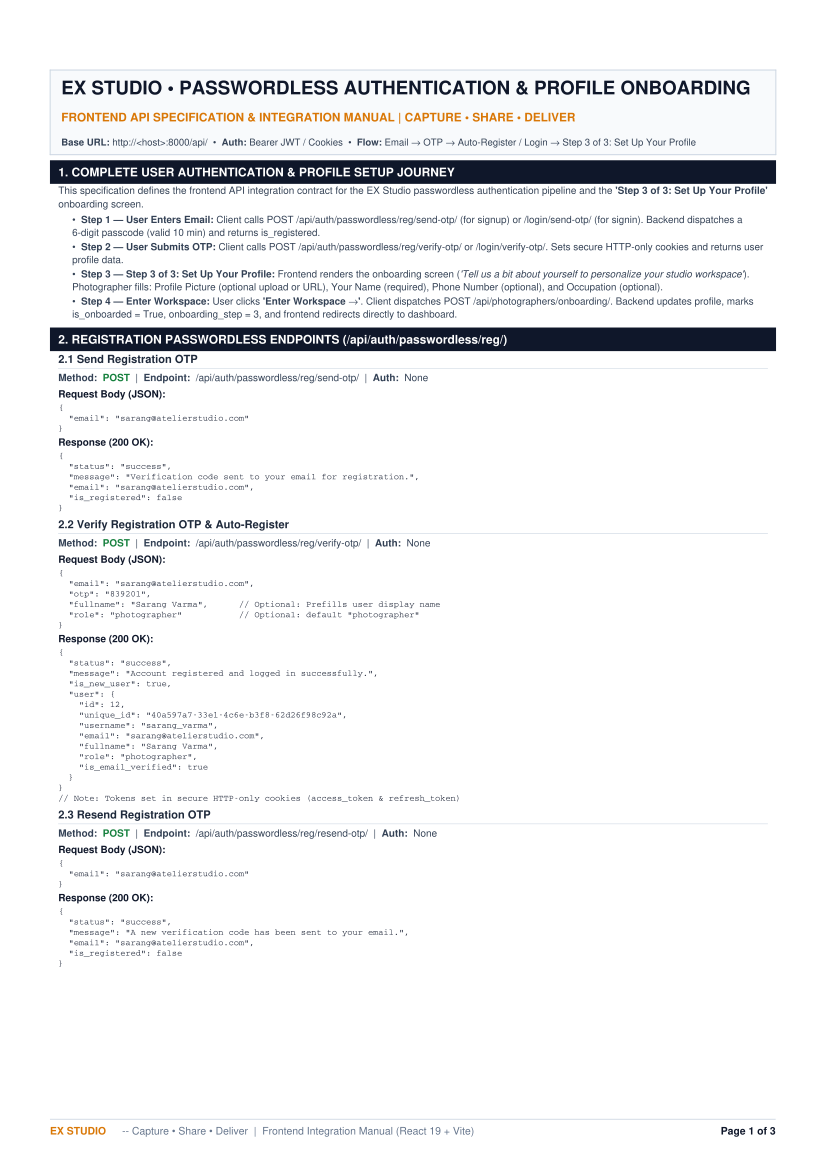

This figure's Python source:
import os
import sys
import html
from reportlab.lib.pagesizes import A4
from reportlab.lib import colors
from reportlab.lib.styles import getSampleStyleSheet, ParagraphStyle
from reportlab.platypus import (
    SimpleDocTemplate, Paragraph, Spacer, Preformatted, Table, TableStyle, HRFlowable, PageBreak
)
from reportlab.pdfgen import canvas

class NumberedCanvas(canvas.Canvas):
    """
    Two-pass canvas to dynamically compute and render total page count
    along with running header and footer.
    """
    def __init__(self, *args, **kwargs):
        super().__init__(*args, **kwargs)
        self._saved_page_states = []

    def showPage(self):
        self._saved_page_states.append(dict(self.__dict__))
        self._startPage()

    def save(self):
        num_pages = len(self._saved_page_states)
        for state in self._saved_page_states:
            self.__dict__.update(state)
            self.draw_decorations(num_pages)
            super().showPage()
        super().save()

    def draw_decorations(self, page_count):
        self.saveState()
        if self._pageNumber > 1:
            # Running Top Header
            self.setFont("Helvetica-Bold", 7.5)
            self.setFillColor(colors.HexColor("#0F172A"))
            self.drawString(36, 808, "EX STUDIO PHOTOGRAPHY")
            self.setFont("Helvetica", 7.5)
            self.setFillColor(colors.HexColor("#64748B"))
            self.drawString(160, 808, "|  Passwordless Auth & Profile Onboarding API Specification")
            
            self.setStrokeColor(colors.HexColor("#CBD5E1"))
            self.setLineWidth(0.6)
            self.line(36, 800, 559, 800)

        # Running Bottom Footer
        self.setStrokeColor(colors.HexColor("#CBD5E1"))
        self.setLineWidth(0.6)
        self.line(36, 36, 559, 36)
        
        self.setFont("Helvetica-Bold", 7.5)
        self.setFillColor(colors.HexColor("#D97706"))
        self.drawString(36, 25, "EX STUDIO")
        self.setFont("Helvetica", 7.5)
        self.setFillColor(colors.HexColor("#64748B"))
        self.drawString(88, 25, "-- Capture • Share • Deliver  |  Frontend Integration Manual (React 19 + Vite)")
        
        page_str = f"Page {self._pageNumber} of {page_count}"
        self.setFont("Helvetica-Bold", 7.5)
        self.setFillColor(colors.HexColor("#0F172A"))
        self.drawRightString(559, 25, page_str)
        self.restoreState()


def build_docs_pdf(pdf_path):
    doc = SimpleDocTemplate(
        pdf_path,
        pagesize=A4,
        leftMargin=36,
        rightMargin=36,
        topMargin=44,
        bottomMargin=44
    )

    styles = getSampleStyleSheet()

    style_cover_title = ParagraphStyle(
        'CoverTitle',
        fontName='Helvetica-Bold',
        fontSize=13.5,
        leading=16.5,
        textColor=colors.HexColor("#0F172A"),
        spaceAfter=2
    )
    style_cover_sub = ParagraphStyle(
        'CoverSub',
        fontName='Helvetica-Bold',
        fontSize=8.5,
        leading=11,
        textColor=colors.HexColor("#D97706"),
        spaceAfter=4
    )
    style_meta_badge = ParagraphStyle(
        'MetaBadge',
        fontName='Helvetica',
        fontSize=6.9,
        leading=9.5,
        textColor=colors.HexColor("#334155")
    )
    style_h1 = ParagraphStyle(
        'Heading1_Custom',
        fontName='Helvetica-Bold',
        fontSize=8.6,
        leading=11,
        textColor=colors.white,
        backColor=colors.HexColor("#0F172A"),
        borderPadding=(3, 6, 3, 6),
        spaceBefore=5,
        spaceAfter=3,
        keepWithNext=True
    )
    style_h2 = ParagraphStyle(
        'Heading2_Custom',
        fontName='Helvetica-Bold',
        fontSize=8,
        leading=10,
        textColor=colors.HexColor("#1E293B"),
        spaceBefore=3.5,
        spaceAfter=1.5,
        keepWithNext=True
    )
    style_normal = ParagraphStyle(
        'Normal_Custom',
        fontName='Helvetica',
        fontSize=7.2,
        leading=9.8,
        textColor=colors.HexColor("#334155"),
        spaceAfter=1.5
    )
    style_bullet = ParagraphStyle(
        'Bullet_Custom',
        fontName='Helvetica',
        fontSize=7.1,
        leading=9.3,
        textColor=colors.HexColor("#334155"),
        leftIndent=10,
        spaceAfter=1
    )
    style_code = ParagraphStyle(
        'Code_Custom',
        fontName='Courier',
        fontSize=6.2,
        leading=7.5,
        textColor=colors.HexColor("#0F172A"),
        backColor=colors.HexColor("#F8FAFC"),
        borderColor=colors.HexColor("#CBD5E1"),
        borderWidth=0.5,
        borderPadding=2.5,
        spaceBefore=1,
        spaceAfter=2
    )
    style_kv_label = ParagraphStyle(
        'KV_Label',
        fontName='Helvetica-Bold',
        fontSize=7.2,
        leading=9.2,
        textColor=colors.HexColor("#0F172A"),
        spaceBefore=2,
        spaceAfter=1,
        keepWithNext=True
    )

    story = []

    # ================= PAGE 1: OVERVIEW & REGISTRATION =================
    cover_table_data = [
        [Paragraph("EX STUDIO &bull; PASSWORDLESS AUTHENTICATION & PROFILE ONBOARDING", style_cover_title)],
        [Paragraph("FRONTEND API SPECIFICATION & INTEGRATION MANUAL  |  CAPTURE &bull; SHARE &bull; DELIVER", style_cover_sub)],
        [Paragraph("<b>Base URL:</b> http://&lt;host&gt;:8000/api/ &nbsp;&bull;&nbsp; <b>Auth:</b> Bearer JWT / Cookies &nbsp;&bull;&nbsp; <b>Flow:</b> Email &rarr; OTP &rarr; Auto-Register / Login &rarr; Step 3 of 3: Set Up Your Profile", style_meta_badge)]
    ]
    cover_table = Table(cover_table_data, colWidths=[523])
    cover_table.setStyle(TableStyle([
        ('BACKGROUND', (0,0), (-1,-1), colors.HexColor("#F8FAFC")),
        ('BOX', (0,0), (-1,-1), 0.7, colors.HexColor("#CBD5E1")),
        ('TOPPADDING', (0,0), (-1,-1), 4),
        ('BOTTOMPADDING', (0,0), (-1,-1), 4),
        ('LEFTPADDING', (0,0), (-1,-1), 8),
        ('RIGHTPADDING', (0,0), (-1,-1), 8),
    ]))
    story.append(cover_table)
    story.append(Spacer(1, 2))

    # SECTION 1: OVERVIEW & ARCHITECTURAL JOURNEY
    story.append(Paragraph("1. COMPLETE USER AUTHENTICATION & PROFILE SETUP JOURNEY", style_h1))
    story.append(Paragraph("This specification defines the frontend API integration contract for the EX Studio passwordless authentication pipeline and the <b>'Step 3 of 3: Set Up Your Profile'</b> onboarding screen.", style_normal))
    
    flow_steps = [
        "<b>Step 1 &mdash; User Enters Email:</b> Client calls <code>POST /api/auth/passwordless/reg/send-otp/</code> (for signup) or <code>/login/send-otp/</code> (for signin). Backend dispatches a 6-digit passcode (valid 10 min) and returns <code>is_registered</code>.",
        "<b>Step 2 &mdash; User Submits OTP:</b> Client calls <code>POST /api/auth/passwordless/reg/verify-otp/</code> or <code>/login/verify-otp/</code>. Sets secure HTTP-only cookies and returns user profile data.",
        "<b>Step 3 &mdash; Step 3 of 3: Set Up Your Profile:</b> Frontend renders the onboarding screen (<i>'Tell us a bit about yourself to personalize your studio workspace'</i>). Photographer fills: Profile Picture (optional upload or URL), Your Name (required), Phone Number (optional), and Occupation (optional).",
        "<b>Step 4 &mdash; Enter Workspace:</b> User clicks <b>'Enter Workspace &rarr;'</b>. Client dispatches <code>POST /api/photographers/onboarding/</code>. Backend updates profile, marks <code>is_onboarded = True</code>, <code>onboarding_step = 3</code>, and frontend redirects directly to dashboard."
    ]
    for s in flow_steps:
        story.append(Paragraph(f"&bull;&nbsp; {s}", style_bullet))
    story.append(Spacer(1, 2))

    # SECTION 2: REGISTRATION PASSWORDLESS ENDPOINTS
    story.append(Paragraph("2. REGISTRATION PASSWORDLESS ENDPOINTS (/api/auth/passwordless/reg/)", style_h1))
    
    # 2.1
    story.append(Paragraph("2.1 Send Registration OTP", style_h2))
    story.append(HRFlowable(width="100%", thickness=0.4, color=colors.HexColor("#CBD5E1"), spaceBefore=1, spaceAfter=2))
    story.append(Paragraph("<b>Method:</b> &nbsp;<font color='#15803D'><b>POST</b></font> &nbsp;|&nbsp; <b>Endpoint:</b> &nbsp;<code>/api/auth/passwordless/reg/send-otp/</code> &nbsp;|&nbsp; <b>Auth:</b> &nbsp;None", style_normal))
    story.append(Paragraph("<b>Request Body (JSON):</b>", style_kv_label))
    story.append(Preformatted("""{\n  "email": "sarang@atelierstudio.com"\n}""", style_code))
    story.append(Paragraph("<b>Response (200 OK):</b>", style_kv_label))
    story.append(Preformatted("""{
  "status": "success",
  "message": "Verification code sent to your email for registration.",
  "email": "sarang@atelierstudio.com",
  "is_registered": false
}""", style_code))

    # 2.2
    story.append(Paragraph("2.2 Verify Registration OTP & Auto-Register", style_h2))
    story.append(HRFlowable(width="100%", thickness=0.4, color=colors.HexColor("#CBD5E1"), spaceBefore=1, spaceAfter=2))
    story.append(Paragraph("<b>Method:</b> &nbsp;<font color='#15803D'><b>POST</b></font> &nbsp;|&nbsp; <b>Endpoint:</b> &nbsp;<code>/api/auth/passwordless/reg/verify-otp/</code> &nbsp;|&nbsp; <b>Auth:</b> &nbsp;None", style_normal))
    story.append(Paragraph("<b>Request Body (JSON):</b>", style_kv_label))
    story.append(Preformatted("""{
  "email": "sarang@atelierstudio.com",
  "otp": "839201",
  "fullname": "Sarang Varma",      // Optional: Prefills user display name
  "role": "photographer"           // Optional: default "photographer"
}""", style_code))
    story.append(Paragraph("<b>Response (200 OK):</b>", style_kv_label))
    story.append(Preformatted("""{
  "status": "success",
  "message": "Account registered and logged in successfully.",
  "is_new_user": true,
  "user": {
    "id": 12,
    "unique_id": "40a597a7-33e1-4c6e-b3f8-62d26f98c92a",
    "username": "sarang_varma",
    "email": "sarang@atelierstudio.com",
    "fullname": "Sarang Varma",
    "role": "photographer",
    "is_email_verified": true
  }
}
// Note: Tokens set in secure HTTP-only cookies (access_token & refresh_token)""", style_code))

    # 2.3
    story.append(Paragraph("2.3 Resend Registration OTP", style_h2))
    story.append(HRFlowable(width="100%", thickness=0.4, color=colors.HexColor("#CBD5E1"), spaceBefore=1, spaceAfter=2))
    story.append(Paragraph("<b>Method:</b> &nbsp;<font color='#15803D'><b>POST</b></font> &nbsp;|&nbsp; <b>Endpoint:</b> &nbsp;<code>/api/auth/passwordless/reg/resend-otp/</code> &nbsp;|&nbsp; <b>Auth:</b> &nbsp;None", style_normal))
    story.append(Paragraph("<b>Request Body (JSON):</b>", style_kv_label))
    story.append(Preformatted("""{\n  "email": "sarang@atelierstudio.com"\n}""", style_code))
    story.append(Paragraph("<b>Response (200 OK):</b>", style_kv_label))
    story.append(Preformatted("""{
  "status": "success",
  "message": "A new verification code has been sent to your email.",
  "email": "sarang@atelierstudio.com",
  "is_registered": false
}""", style_code))

    story.append(PageBreak())

    # ================= PAGE 2: LOGIN & UNIFIED ENDPOINTS =================
    story.append(Paragraph("3. LOGIN PASSWORDLESS ENDPOINTS (/api/auth/passwordless/login/)", style_h1))

    # 3.1
    story.append(Paragraph("3.1 Send Login OTP", style_h2))
    story.append(HRFlowable(width="100%", thickness=0.4, color=colors.HexColor("#CBD5E1"), spaceBefore=1, spaceAfter=2))
    story.append(Paragraph("<b>Method:</b> &nbsp;<font color='#15803D'><b>POST</b></font> &nbsp;|&nbsp; <b>Endpoint:</b> &nbsp;<code>/api/auth/passwordless/login/send-otp/</code> &nbsp;|&nbsp; <b>Auth:</b> &nbsp;None", style_normal))
    story.append(Paragraph("<b>Request Body (JSON):</b>", style_kv_label))
    story.append(Preformatted("""{\n  "email": "sarang@atelierstudio.com"\n}""", style_code))
    story.append(Paragraph("<b>Response (200 OK):</b>", style_kv_label))
    story.append(Preformatted("""{
  "status": "success",
  "message": "Verification code sent to your email for login.",
  "email": "sarang@atelierstudio.com",
  "is_registered": true
}""", style_code))

    # 3.2
    story.append(Paragraph("3.2 Verify Login OTP & Authenticate", style_h2))
    story.append(HRFlowable(width="100%", thickness=0.4, color=colors.HexColor("#CBD5E1"), spaceBefore=1, spaceAfter=2))
    story.append(Paragraph("<b>Method:</b> &nbsp;<font color='#15803D'><b>POST</b></font> &nbsp;|&nbsp; <b>Endpoint:</b> &nbsp;<code>/api/auth/passwordless/login/verify-otp/</code> &nbsp;|&nbsp; <b>Auth:</b> &nbsp;None", style_normal))
    story.append(Paragraph("<b>Request Body (JSON):</b>", style_kv_label))
    story.append(Preformatted("""{\n  "email": "sarang@atelierstudio.com",\n  "otp": "839201"\n}""", style_code))
    story.append(Paragraph("<b>Response (200 OK):</b>", style_kv_label))
    story.append(Preformatted("""{
  "status": "success",
  "message": "Login successful.",
  "is_new_user": false,
  "user": {
    "id": 12,
    "unique_id": "40a597a7-33e1-4c6e-b3f8-62d26f98c92a",
    "username": "sarang_varma",
    "email": "sarang@atelierstudio.com",
    "fullname": "Sarang Varma",
    "role": "photographer",
    "is_email_verified": true
  }
}
// Note: Tokens set in secure HTTP-only cookies (access_token & refresh_token)""", style_code))

    # 3.3
    story.append(Paragraph("3.3 Resend Login OTP", style_h2))
    story.append(HRFlowable(width="100%", thickness=0.4, color=colors.HexColor("#CBD5E1"), spaceBefore=1, spaceAfter=2))
    story.append(Paragraph("<b>Method:</b> &nbsp;<font color='#15803D'><b>POST</b></font> &nbsp;|&nbsp; <b>Endpoint:</b> &nbsp;<code>/api/auth/passwordless/login/resend-otp/</code> &nbsp;|&nbsp; <b>Auth:</b> &nbsp;None", style_normal))
    story.append(Paragraph("<b>Request Body (JSON):</b>", style_kv_label))
    story.append(Preformatted("""{\n  "email": "sarang@atelierstudio.com"\n}""", style_code))
    story.append(Paragraph("<b>Response (200 OK):</b>", style_kv_label))
    story.append(Preformatted("""{
  "status": "success",
  "message": "A new verification code has been sent to your email.",
  "email": "sarang@atelierstudio.com",
  "is_registered": true
}""", style_code))
    story.append(Spacer(1, 2))

    # SECTION 4: SHORTHAND ALIASES
    story.append(Paragraph("4. CONVENIENCE SHORTHAND ALIASES (/api/auth/otp/)", style_h1))
    story.append(Paragraph("Global aliases that automatically route between login and registration based on account state:", style_normal))
    
    shorthand_rows = [
        [Paragraph("<b>Action</b>", style_kv_label), Paragraph("<b>Shorthand Endpoint</b>", style_kv_label), Paragraph("<b>Target View & Behavior</b>", style_kv_label)],
        [Paragraph("Send OTP", style_normal), Paragraph("<code>POST /api/auth/otp/send/</code>", style_normal), Paragraph("Dispatches 6-digit passcode; returns <code>is_registered</code>.", style_normal)],
        [Paragraph("Verify OTP", style_normal), Paragraph("<code>POST /api/auth/otp/verify/</code>", style_normal), Paragraph("Logs in existing user or auto-creates photographer profile.", style_normal)],
        [Paragraph("Resend OTP", style_normal), Paragraph("<code>POST /api/auth/otp/resend/</code>", style_normal), Paragraph("Invalidates stale code and dispatches fresh passcode.", style_normal)],
    ]
    shorthand_table = Table(shorthand_rows, colWidths=[70, 200, 253])
    shorthand_table.setStyle(TableStyle([
        ('BACKGROUND', (0,0), (-1,0), colors.HexColor("#F1F5F9")),
        ('BOX', (0,0), (-1,-1), 0.5, colors.HexColor("#CBD5E1")),
        ('INNERGRID', (0,0), (-1,-1), 0.4, colors.HexColor("#E2E8F0")),
        ('TOPPADDING', (0,0), (-1,-1), 3),
        ('BOTTOMPADDING', (0,0), (-1,-1), 3),
        ('LEFTPADDING', (0,0), (-1,-1), 6),
        ('RIGHTPADDING', (0,0), (-1,-1), 6),
    ]))
    story.append(shorthand_table)

    story.append(PageBreak())

    # ================= PAGE 3: ONBOARDING SCREEN & FRONTEND INTEGRATION =================
    story.append(Paragraph("5. STEP 3 OF 3: SET UP YOUR PROFILE & ONBOARDING API", style_h1))
    story.append(Paragraph("Directly implements the EX Studio onboarding screen: <b>'Set Up Your Profile'</b> (<i>'Tell us a bit about yourself to personalize your studio workspace.'</i>).", style_normal))

    # UI Element Table
    ui_table_data = [
        [Paragraph("<b>UI Element on Screen</b>", style_kv_label), Paragraph("<b>API Field Name</b>", style_kv_label), Paragraph("<b>Type & Requirements</b>", style_kv_label), Paragraph("<b>Screen Placeholder / Details</b>", style_kv_label)],
        [Paragraph("<b>Profile Picture</b>", style_normal), Paragraph("<code>avatar</code> (or <code>avatar_url</code>)", style_normal), Paragraph("File (≤5MB) or URL<br/><b>Optional / Not mandatory</b>", style_normal), Paragraph("Upload portrait or studio avatar (PNG, JPG, WEBP).", style_normal)],
        [Paragraph("<b>Your Name</b>", style_normal), Paragraph("<code>name</code>", style_normal), Paragraph("String &bull; <b>Required</b>", style_normal), Paragraph("Placeholder: <code>e.g. Sarang Varma</code>. Updates user & profile.", style_normal)],
        [Paragraph("<b>Phone Number (optional)</b>", style_normal), Paragraph("<code>phone</code>", style_normal), Paragraph("String &bull; Optional", style_normal), Paragraph("Placeholder: <code>+1 (555) 000-0000</code>.", style_normal)],
        [Paragraph("<b>Occupation</b>", style_normal), Paragraph("<code>occupation</code>", style_normal), Paragraph("String &bull; Optional", style_normal), Paragraph("Placeholder: <code>e.g. Wedding Photographer</code>.", style_normal)],
        [Paragraph("<b>Enter Workspace &rarr;</b>", style_normal), Paragraph("<code>onboarding_step</code>", style_normal), Paragraph("Integer (default: <code>3</code>)", style_normal), Paragraph("Submit action &rarr; sets <code>is_onboarded=True</code> and enters workspace.", style_normal)],
    ]
    ui_table = Table(ui_table_data, colWidths=[105, 110, 115, 193])
    ui_table.setStyle(TableStyle([
        ('BACKGROUND', (0,0), (-1,0), colors.HexColor("#FEF3C7")),
        ('BOX', (0,0), (-1,-1), 0.5, colors.HexColor("#F59E0B")),
        ('INNERGRID', (0,0), (-1,-1), 0.4, colors.HexColor("#FDE68A")),
        ('TOPPADDING', (0,0), (-1,-1), 2.5),
        ('BOTTOMPADDING', (0,0), (-1,-1), 2.5),
        ('LEFTPADDING', (0,0), (-1,-1), 5),
        ('RIGHTPADDING', (0,0), (-1,-1), 5),
    ]))
    story.append(ui_table)
    story.append(Spacer(1, 1))

    # 5.1
    story.append(Paragraph("5.1 Inspect Current Onboarding State (GET)", style_h2))
    story.append(HRFlowable(width="100%", thickness=0.4, color=colors.HexColor("#CBD5E1"), spaceBefore=1, spaceAfter=2))
    story.append(Paragraph("<b>Method:</b> &nbsp;<font color='#1D4ED8'><b>GET</b></font> &nbsp;|&nbsp; <b>Endpoint:</b> &nbsp;<code>/api/photographers/onboarding/</code> &nbsp;|&nbsp; <b>Auth:</b> &nbsp;Bearer Token", style_normal))
    story.append(Paragraph("<b>Response (200 OK):</b>", style_kv_label))
    story.append(Preformatted("""{
  "status": "success",
  "is_onboarded": false,
  "onboarding_step": 1,
  "name": "Sarang Varma",
  "phone": "",
  "occupation": "",
  "avatar_url": ""
}""", style_code))

    # 5.2
    story.append(Paragraph("5.2 Submit Profile Setup & Complete Onboarding (POST)", style_h2))
    story.append(HRFlowable(width="100%", thickness=0.4, color=colors.HexColor("#CBD5E1"), spaceBefore=1, spaceAfter=2))
    story.append(Paragraph("<b>Method:</b> &nbsp;<font color='#15803D'><b>POST</b></font> &nbsp;|&nbsp; <b>Endpoints:</b> &nbsp;<code>/api/photographers/onboarding/</code> &nbsp;or&nbsp; <code>/api/photographers/onboarding/complete/</code>", style_normal))
    story.append(Paragraph("<b>Auth:</b> &nbsp;Bearer Token (Photographer) &nbsp;|&nbsp; <b>Content-Types:</b> &nbsp;<code>application/json</code> or <code>multipart/form-data</code>", style_normal))

    story.append(Paragraph("<b>Option A: JSON Payload (Without Custom Image File):</b>", style_kv_label))
    story.append(Preformatted("""{
  "name": "Sarang Varma",
  "phone": "+1 (555) 000-0000",
  "occupation": "Wedding Photographer",
  "onboarding_step": 3
}""", style_code))

    story.append(Paragraph("<b>Option B: Multipart/Form-Data Payload (With Profile Picture File):</b>", style_kv_label))
    story.append(Preformatted("""Content-Type: multipart/form-data

name: "Sarang Varma"
phone: "+1 (555) 000-0000"
occupation: "Wedding Photographer"
avatar: <binary image file (PNG/JPG/WEBP up to 5MB)>
onboarding_step: 3""", style_code))

    story.append(Paragraph("<b>Response (200 OK &mdash; Transitions User into Workspace):</b>", style_kv_label))
    story.append(Preformatted("""{
  "status": "success",
  "message": "Profile setup and onboarding completed successfully.",
  "is_onboarded": true,
  "onboarding_step": 3,
  "profile": {
    "id": 1,
    "name": "Sarang Varma",
    "phone": "+1 (555) 000-0000",
    "occupation": "Wedding Photographer",
    "avatar_url": "http://api.domain.com/media/photographer_profiles/avatar.jpg",
    "is_onboarded": true,
    "onboarding_step": 3,
    "storage_used_bytes": 0,
    "storage_limit_bytes": 128849018880
  },
  "user": {
    "id": 12,
    "username": "sarang_varma",
    "email": "sarang@atelierstudio.com",
    "fullname": "Sarang Varma",
    "phone": "+1 (555) 000-0000"
  }
}""", style_code))
    story.append(Spacer(1, 1))

    # SECTION 6: FRONTEND AUTH INTEGRATION SNIPPET
    story.append(Paragraph("6. FRONTEND (REACT 19 / VITE) INTEGRATION BEST PRACTICES", style_h1))
    story.append(Paragraph("&bull;&nbsp; <b>HTTP-Only Cookie Auth:</b> Auth tokens (<code>access_token</code> & <code>refresh_token</code>) are set as secure HTTP-only cookies on <code>/verify-otp/</code>. Enable <code>credentials: 'include'</code> in Axios / Fetch so cookies are transmitted automatically.", style_bullet))
    story.append(Paragraph("&bull;&nbsp; <b>Auth Header:</b> If using custom token headers, pass <code>Authorization: Bearer &lt;access_token&gt;</code> with authenticated requests.", style_bullet))
    story.append(Paragraph("&bull;&nbsp; <b>Route Protection:</b> Check <code>profile.is_onboarded</code>. If <code>false</code>, redirect to <code>/onboarding</code>; upon clicking 'Enter Workspace &rarr;', redirect to <code>/dashboard</code>.", style_bullet))
    story.append(Paragraph("&bull;&nbsp; <b>Rate Limits & Validity:</b> OTP endpoints enforce a 60 req/min throttle. Passcodes expire after 10 minutes.", style_bullet))

    doc.build(story, canvasmaker=NumberedCanvas)
    print(f"[SUCCESS] Generated documentation PDF at: {pdf_path}")


if __name__ == "__main__":
    current_dir = os.path.dirname(os.path.abspath(__file__))
    output_pdf = os.path.join(current_dir, "docs.pdf")
    build_docs_pdf(output_pdf)
